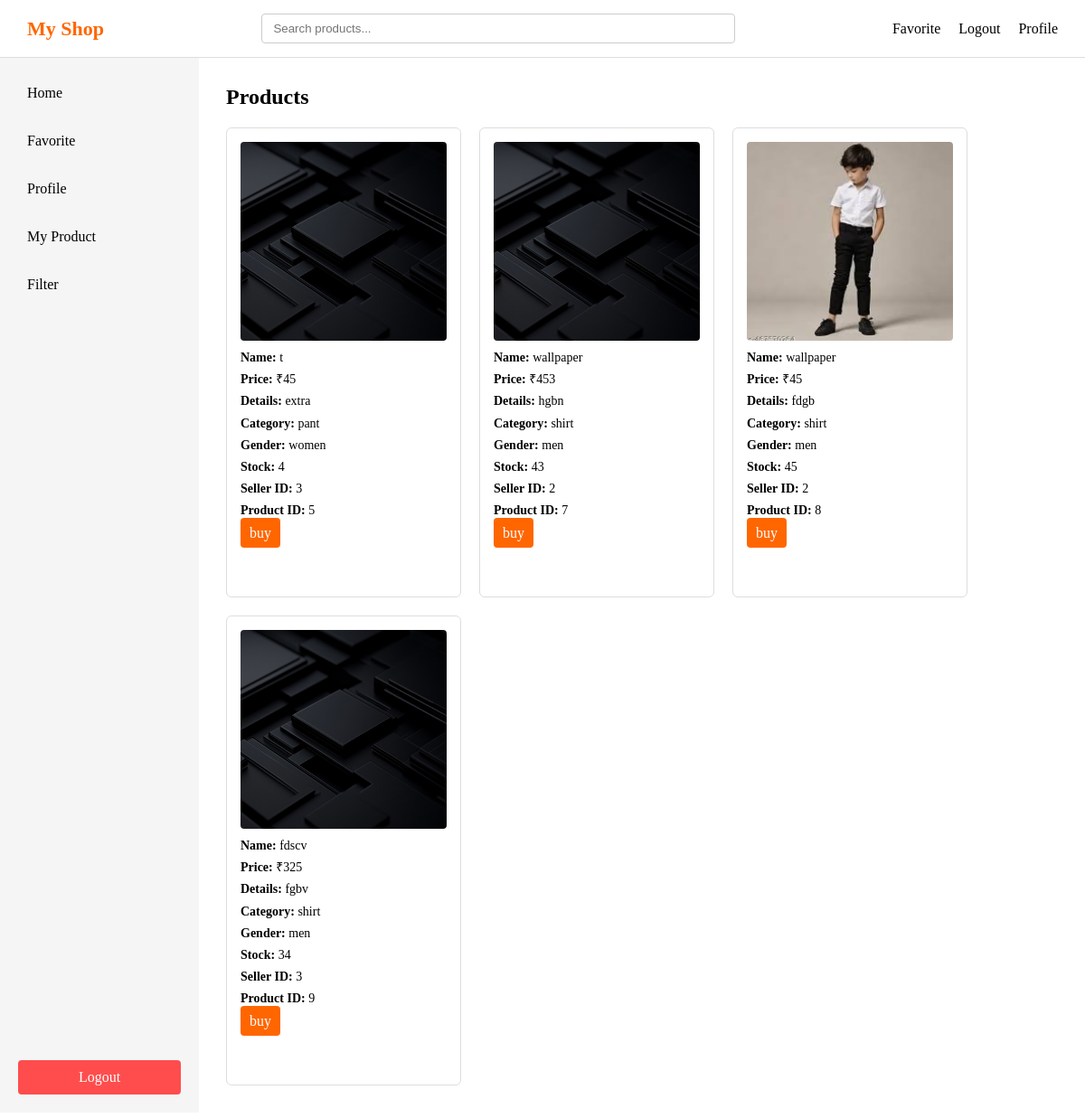
The app's page /home (signed in), older data.
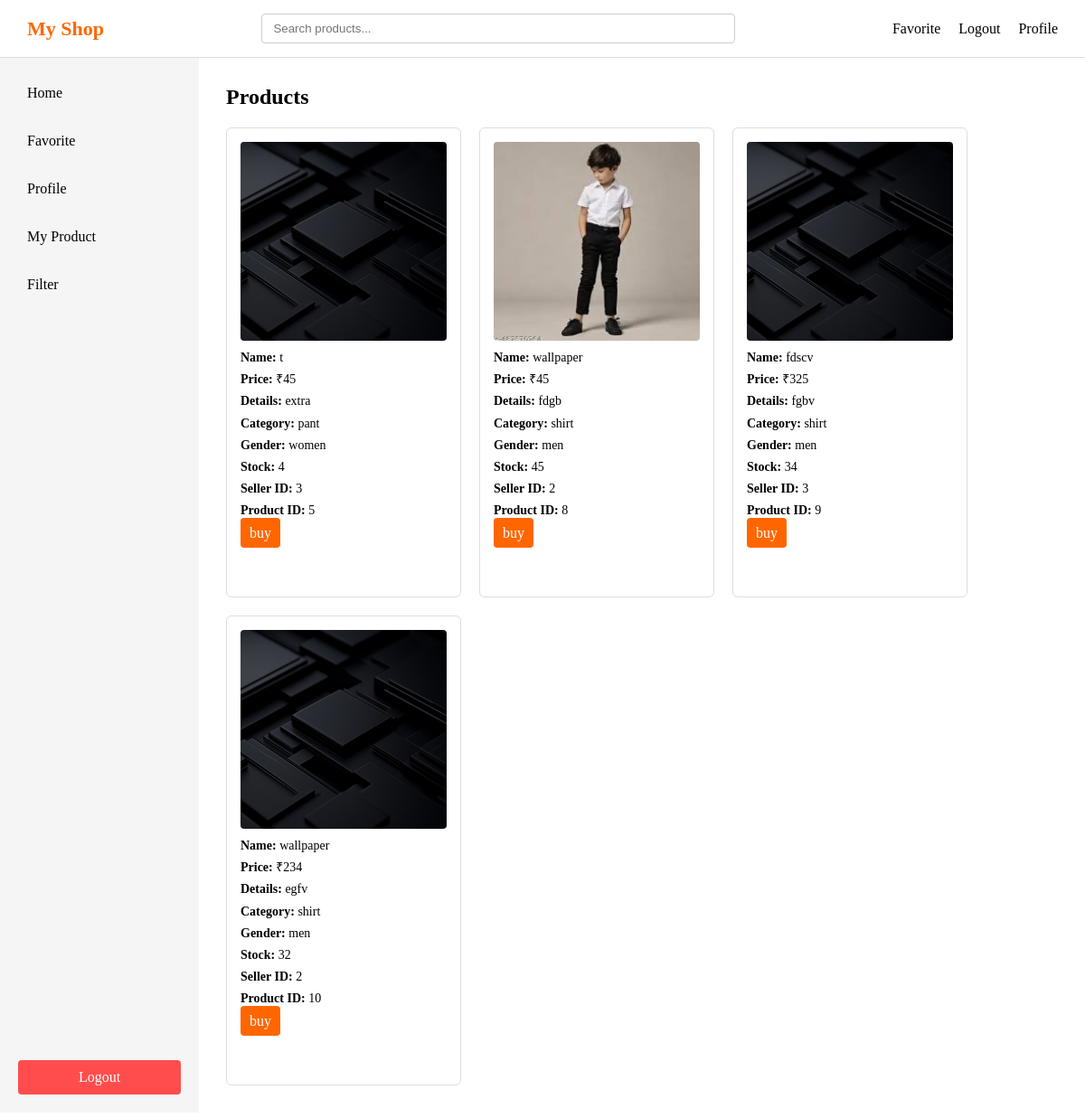
The same page, newer data.
### main.py (models this page shows)
class Product(db.Model):
    id=db.Column(db.Integer, primary_key = True)
    product_name = db.Column(db.String(100))
    product_price= db.Column(db.Integer)
    product_image= db.Column(db.String(200))
    product_details = db.Column(db.Text)
    product_category = db.Column(db.String(100))
    product_gender= db.Column(db.String(20))
    product_stock= db.Column(db.Integer)
    seller_id = db.Column(db.Integer, db.ForeignKey('user.id'))

### main.py (the view)
@app.route('/home')
def home():
    if 'user' not in session:
        return redirect(url_for('login'))
    username = session.get('user')
    user = User.query.filter_by(username= username).first()
    seller_id = user.id
    products = Product.query.all()
    return render_template("home.html", user = user , products = products)

### templates/home.html (shortened to what this page needs)
<!DOCTYPE html>
<html lang="en">
<head>
    <link rel="stylesheet" href="{{ url_for('static', filename='style.css') }}">
</head>
<body>
    <div class="header">
        <div class="logo">My Shop</div>
        <div class="searchbar">
            <input type="text" placeholder="Search products..." />
        </div>
        <div class="right">
            <div class="favorite"><a href="/favorite">Favorite</a></div>
            <div class="logout"><a href="/logout">Logout</a></div>
            <div class="profile"><a href="/profile">Profile</a></div>
        </div>
    </div>
    <div class="layout">
        <div class="sidebar">
            <div class="top">
                <div class="home" id="sidebar-home">Home</div>
                <div class="favorite" id="sidebar-favorite">Favorite</div>
                <div class="profile" id="sidebar-profile">Profile</div>
                {% if user.user_type == 's' %}
                <div class="my_product" id="sidebar-myproduct">My Product</div>
                <div class="filter">Filter</div>
                {% else %}
                <div class="filter">Filter</div>
                {% endif %}
            </div>
            <div class="logout" id="sidebar-logout">Logout</div>
        </div>
        <div class="main">
            <h2>Products</h2>
            {% if products %}
            <div class="products">
                {% for product in products %}
                <div class="product-card">
                    <img src="{{ url_for('static', filename='uploads/' + product.product_image) }}">
                    <p><strong>Name:</strong> {{ product.product_name }}</p>
                    <p><strong>Price:</strong> ₹{{ product.product_price }}</p>
                    <p><strong>Details:</strong> {{ product.product_details }}</p>
                    <p><strong>Category:</strong> {{ product.product_category }}</p>
                    <p><strong>Gender:</strong> {{ product.product_gender }}</p>
                    <p><strong>Stock:</strong> {{ product.product_stock }}</p>
                    <p><strong>Seller ID:</strong> {{ product.seller_id }}</p>
                    <p><strong>Product ID:</strong> {{ product.id }}</p>
                    <div class="buybutton">
                        <a href="{{ url_for('buyButton', product_id=product.id) }}">buy</a>
                    </div>
                </div>
                {% endfor %}
            </div>
            {% endif %}
        </div>
    </div>
</body>
</html>

### static/style.css (style rules this page uses)
* { margin: 0; padding: 0; box-sizing: border-box; }
.header { display: flex; align-items: center; justify-content: space-between; padding: 15px 30px; background-color: #ffffff; border-bottom: 1px solid #ddd; width: 100%; }
.logo { font-size: 22px; font-weight: bold; color: #ff6600; white-space: nowrap; }
.searchbar { flex: 1; display: flex; justify-content: center; }
.searchbar input { width: 60%; min-width: 250px; padding: 8px 12px; border: 1px solid #ccc; border-radius: 4px; }
.right { display: flex; align-items: center; gap: 20px; white-space: nowrap; }
.right a, .right div { text-decoration: none; color: #000; cursor: pointer; font-weight: 500; }
.layout { display: flex; height: calc(100vh - 70px); }
.sidebar { width: 220px; height: 100%; background-color: #f5f5f5; padding: 20px; display: flex; flex-direction: column; }
.sidebar .top { flex: 1; overflow-y: auto; display: flex; flex-direction: column; gap: 15px; }
.sidebar .top div { padding: 10px; cursor: pointer; border-radius: 4px; }
.sidebar .logout { padding: 10px; background-color: #ff4d4d; color: white; text-align: center; border-radius: 4px; cursor: pointer; flex-shrink: 0; }
.main { flex: 1; padding: 30px; background-color: #ffffff; overflow-y: auto; }
.products { display: grid; grid-template-columns: repeat(auto-fill, 260px); gap: 20px; margin-top: 20px; }
.products > div { width: 260px; height: 520px; border: 1px solid #ddd; border-radius: 6px; padding: 15px; background-color: #fff; display: flex; flex-direction: column; overflow: hidden; }
.products img { width: 100%; height: 220px; object-fit: cover; border-radius: 4px; margin-bottom: 10px; }
.products p { font-size: 14px; margin-bottom: 6px; line-height: 1.3; }
.buybutton a, .products button { margin-top: auto; padding: 8px 10px; border-radius: 4px; text-align: center; background-color: #ff6600; color: white; text-decoration: none; border: none; cursor: pointer; }

Row changes from the older to the newer data that the page shows:
removed Product: product_image (picture), product_name "wallpaper", product_price "453", product_details "hgbn", product_category "shirt", product_gender "men", product_stock "43", seller_id "2", id "7"
added Product: product_image (picture), product_name "wallpaper", product_price "234", product_details "egfv", product_category "shirt", product_gender "men", product_stock "32", seller_id "2", id "10"
